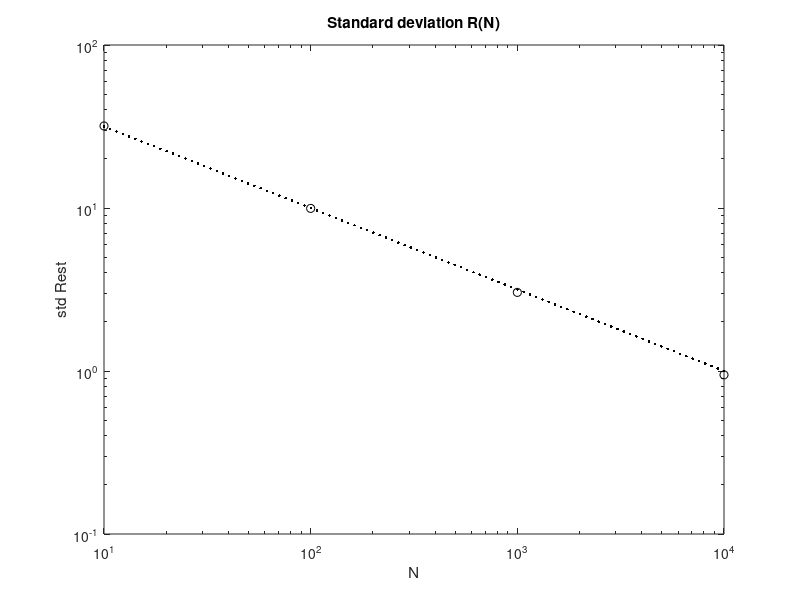

This figure's MATLAB source: (Note: this script raises an error after producing the figure.)
% Chapter 1 Exercise 1.b
% Analysis of the standard deviation
%
%
% Copyright: 
% Johan Schoukens, Rik Pintelon, and Yves Rolain 
% Vrije Universiteit Brussels, Pleinlaan 2, 1050 Brussels, Belgium
%
% 23 November 2010

clear all

% define the input variables 

NRepeat=1000                % Number of repeated experiments
NData=[10 100 1000 10000]   % number of measurements in 1 experiment
iMax=0.01                   % maximum amplitude of the current
stdU=1                      % std. dev. disturbing noise
R0=1000                     % exact value resistor

for r=1:length(NData)       % run over the different data lengths
	for k=1:NRepeat         % run over the repeated experiments
        i=iMax*ones(NData(r),1);    % generate cosntant current
        u=R0*i+stdU*randn(size(i)); % generate disturbed output
        R(k,r)=u'*i/(i'*i); % calculate the LS-estimate
	end
end

stdR=std(R,0,1);     % calculate standard deviation

% Plot the results

FigNum=2;

figure(FigNum)
clf
     
K=logspace(1,log10(NData(end)),100);
loglog(K,stdU./sqrt((K.*iMax^2)),'.k',NData,stdR,'ok') 
title('Standard deviation R(N)')
xlabel('N')
ylabel('std Rest')
DG_SetFontSize(7)
DG_SetTraceTint(30,1,FigNum,1)
DG_SetTraceWidth(3,1,FigNum,1)

% Export the figure
% DG_Init4PDF(gcf, 6);                                   % fixing the size
% DG_MakePDF('FigIdent2.pdf', gcf);

